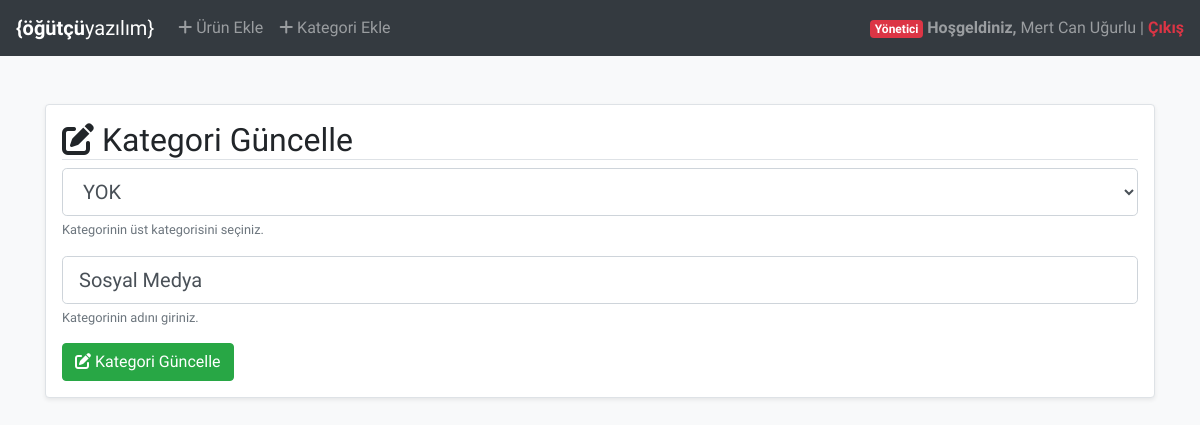
/kategori-guncelle.php?id=1 (signed in), run on the app's committed database.
### tables this page shows
CREATE TABLE `kullanicilar` (
  `kullanici_id` int(11) NOT NULL,
  `kullanici_mail` varchar(255) NOT NULL,
  `kullanici_ad` varchar(255) NOT NULL,
  `kullanici_sifre` varchar(500) NOT NULL,
  `kullanici_rol` tinyint(1) NOT NULL
);

CREATE TABLE `kategoriler` (
  `kategori_id` int(11) NOT NULL,
  `kategori_ust` int(11) NOT NULL,
  `kategori_ad` varchar(255) NOT NULL
);

### kategori-guncelle.php (the view, shortened to what this page needs)
<?php require_once('header.php'); ?>
<?php
	$kat_id = $_GET["id"];
	$tekil_kat_sql = "SELECT * FROM kategoriler WHERE kategori_id='$kat_id'";
	$statement = $pdo->prepare($tekil_kat_sql);
	$statement->execute();
	$tekil_kat = $statement->fetch(PDO::FETCH_OBJ);
?>
	<div class="container mt-5">
		<div class="row">
			<div class="col-12">
				<div class="blok bg-white border rounded shadow-sm p-3">
					<h2 class="border-bottom"><i class="fas fa-edit"></i> Kategori Güncelle</h2>
					<form method="POST">
						<div class="form-group">
							<select class="form-control form-control-lg" name="kategori_ust">
								<option value="0" selected>YOK</option>
							</select>
							<small class="form-text text-muted">Kategorinin üst kategorisini seçiniz.</small>
						</div>
						<div class="form-group">
							<input type="text" class="form-control form-control-lg" value="<?= $tekil_kat->kategori_ad; ?>" name="kategori_ad" placeholder="Kategorinin adini giriniz (örn: Spor)">
							<small class="form-text text-muted">Kategorinin adını giriniz.</small>
						</div>
						<button type="submit" class="btn btn-success"><i class="fas fa-edit"></i> Kategori Güncelle</button>
					</form>
				</div>
			</div>
		</div>
	</div>
<?php require_once('footer.php'); ?>

### header.php (shortened to what this page needs)
<?php
	require_once 'db.php';
	$kullanici = $_SESSION['id'];
	$user_sql = "SELECT * FROM kullanicilar WHERE kullanici_id=:id";
	$statement = $pdo->prepare($user_sql);
	$statement->execute([':id' => $kullanici]);
	$user = $statement->fetch(PDO::FETCH_OBJ);
?>
<!doctype html>
<html lang="tr">
	<head>
		<link rel="stylesheet" href="https://stackpath.bootstrapcdn.com/bootstrap/4.4.1/css/bootstrap.min.css">
		<link rel="stylesheet" href="assets/style.css">
	</head>
	<body class="bg-light">
		<nav class="navbar navbar-expand-lg navbar-dark bg-dark">
			<a class="navbar-brand" href="index.php"><strong>{öğütçü</strong>yazılım}</a>
			<div class="collapse navbar-collapse" id="navbarText">
				<ul class="navbar-nav mr-auto">
					<?php if ($user->kullanici_rol == 1 || $user->kullanici_rol == 2) { ?>
						<li class="nav-item">
							<a class="nav-link" href="urun-ekle.php"><i class="fas fa-plus"></i> Ürün Ekle</a>
						</li>
						<li class="nav-item">
							<a class="nav-link" href="kategori-ekle.php"><i class="fas fa-plus"></i> Kategori Ekle</a>
						</li>
					<?php } ?>
				</ul>
				<span class="navbar-text">
					<?php
						if($user->kullanici_rol == 0) {
							echo '<span class="badge badge-primary ml-2 align-middle">Müşteri</span>';
						} else if ($user->kullanici_rol == 1) {
							echo '<span class="badge badge-danger ml-2 align-middle">Yönetici</span>';
						} else {
							echo '<span class="badge badge-warning ml-2 align-middle">Editör</span>';
						}
					?>
					<strong>Hoşgeldiniz,</strong> <?= $user->kullanici_ad; ?> | <a class="text-danger font-weight-bold" href="cikis.php">Çıkış</a>
				</span>
			</div>
		</nav>

### style.css (style rules this page uses)
body { font-family: 'Rajdhani', sans-serif; }
li { list-style: none; }
ul { margin: 0; padding: 0; }

### data on the page
kullanicilar: kullanici_ad "Mert Can Uğurlu"
kategoriler: kategori_ad "Sosyal Medya"
